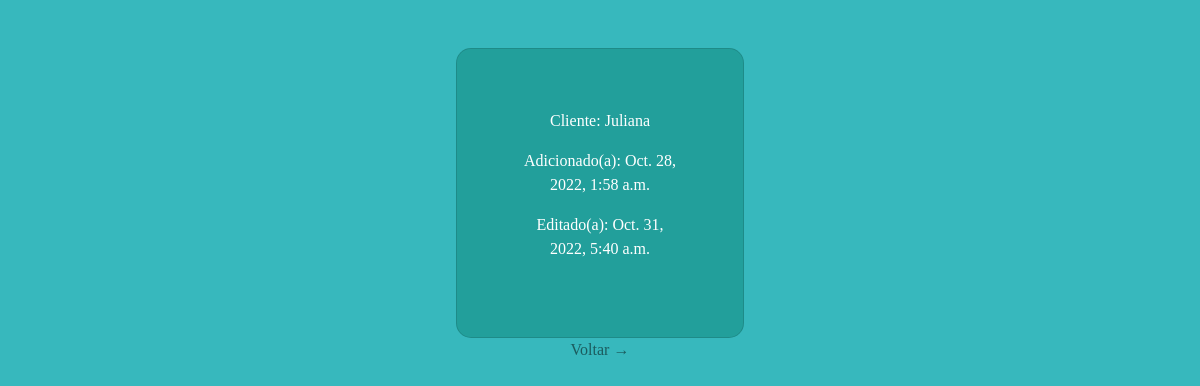
Page /client/1/ (signed in) on the earlier database version.
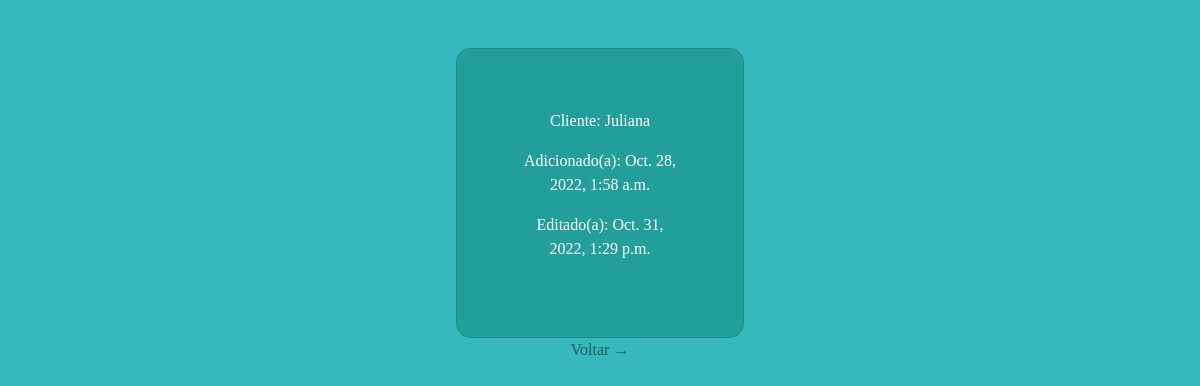
Same page on the later database version.
### base/models.py (models this page shows)
class Patient(models.Model):
  name = models.CharField(max_length=200)
  phone = models.CharField(max_length=11)
  cep = models.CharField(max_length=8)
  address = models.CharField(max_length=200)
  number = models.CharField(max_length=4)
  city = models.CharField(max_length=50)
  state = models.CharField(max_length=2)
  country = models.CharField(max_length=50)
  created_at = models.DateTimeField(auto_now_add=True)
  edited = models.DateTimeField(auto_now=True)
  def __str__(self):
    return '{}'.format(self.name)

### base/views.py (the view)
# urls.py: path('client/<int:pk>/', ClientDetail.as_view(), name='client'),
class ClientDetail(LoginRequiredMixin, DetailView):
  template_name = 'clinicMedicalSys/client_detail.html'
  context_object_name = 'client'
  model = Patient

### base/templates/clinicMedicalSys/client_detail.html (shortened to what this page needs)
{% extends 'clinicMedicalSys/base.html' %}
{% load static %}
{% block content %}
<div class="card" style="width: 18rem;" id="detail-card">
  <div class="card-body">
    <p>Cliente: {{client}}</p>
    <p>Adicionado(a): {{client.created_at}}</p>
    <p>Editado(a): {{client.edited}}</p>
  </div>
</div>
<a href="{% url 'PatientsList' %}">Voltar</a>
{% endblock %}

Differences in the rows shown:
changed Patient "Juliana": edited "Oct. 31, 2022, 5:40 a.m." → "Oct. 31, 2022, 1:29 p.m."
